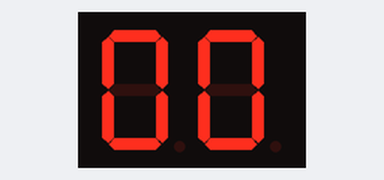
A sketch run on a simulated Arduino Uno, built with avr-gcc and run on an emulated ATmega328P. On the bench: 2-digit seven-segment display. Wiring (inferred from the names in the program): 2-digit 7-segment display, segments lit when LOW: segments pin 2, pin 3, pin 4, pin 5, pin 6, pin 7, pin 8, pin 10, pin 11, pin 12, pin 13, A0, A1, A2. The segment pins are drawn as the display they are named for.

Above: at 0.1 s.
At 4.1 s:
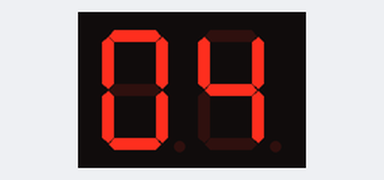
At 9.1 s:
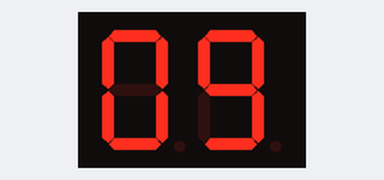
At 19.1 s:
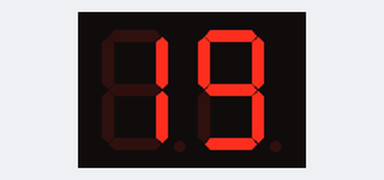
At 29.1 s:
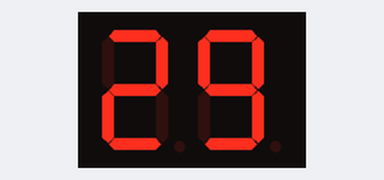
At 39.1 s:
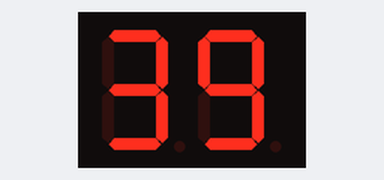

The sketch:

Bai_4.ino
```cpp
int count = 0;

const int segmentPins1[7] = {2, 3, 4, 5, 6, 7, 8}; // Chân cho LED 7 đoạn 1 (Hàng Chục)
const int segmentPins2[7] = {10, 11, 12, 13, A0, A1, A2}; // Chân cho LED 7 đoạn 2 (Hàng Đơn Vị)
const int code7seg[10] = {0xC0, 0x79, 0xA4, 0xB0, 0x99, 0x92, 0x82, 0xF8, 0x80, 0x90};
void setup() {
    for (int i = 0; i < 7; i++) {
        pinMode(segmentPins1[i], OUTPUT);
        pinMode(segmentPins2[i], OUTPUT);
    }
}

void loop() {
    for (count = 0; count < 100; count++) {
        display(count);
        delay(1000);
    }
}

void display(int num) {
    int tens = num / 10;
    int ones = num % 10;

    for (int i = 0; i < 7; i++) {
        bool isBitSet = bitRead(code7seg[tens], i);
        digitalWrite(segmentPins1[i], isBitSet);
    }
//  delay(5);
    for (int i = 0; i < 7; i++) {
        bool isBitSet = bitRead(code7seg[ones], i);
        digitalWrite(segmentPins2[i], isBitSet);
    }
//  delay(5);
}
```

Measured:
- what the display in image 1 shows lasts 1.0 s, from 4.0 s to 5.0 s
